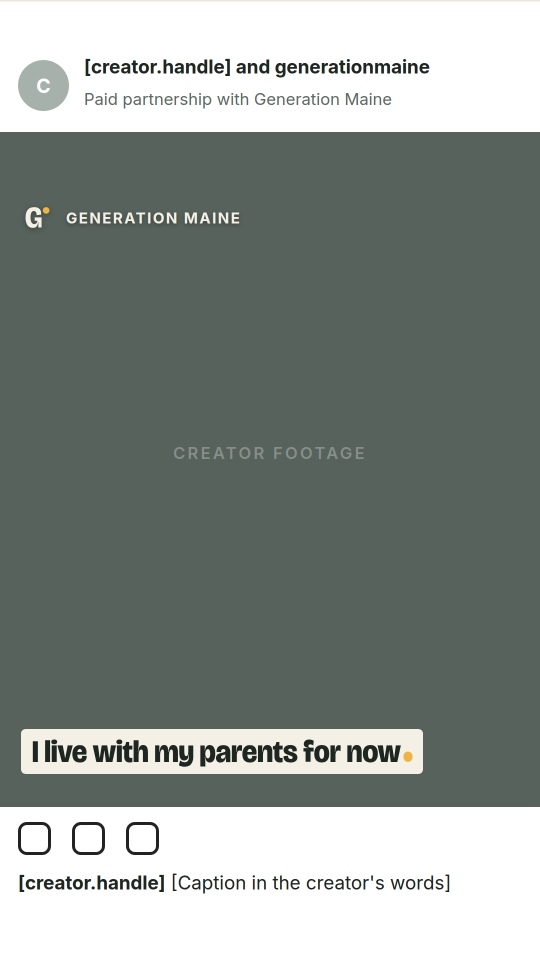
#> input picture brand/kit/mockups/a-collab.png, 1080 x 1923 px, given in place of q-first.png, which was not available (shown at 1/2 size)
$ python sheet_kit.py
#> lines starting #> are read from the running program, lines starting #| are printed output that depends on the picture; pictures that were not available may be replaced by others from this repository, and a replacement may not be noted
"""Before and after contact sheet for Signature round one (q-) and round two (s-).
Run after render_kit.mjs: python3 brand/src/sheet_kit.py"""
import os
from PIL import Image, ImageDraw
from gmlib import ROOT

M = os.path.join(ROOT, "brand", "kit", "mockups")
IDS = ["first", "lower", "end", "grid", "substack", "collab"]


def tile(name, h):
#> called with name = 'q-first', h = 640
    im = Image.open(os.path.join(M, name + ".png")).convert("RGB")
#> im is the input picture: PIL image 1080x1923 RGB; mean R, G, B 137.8, 145.8, 140.7
    return im.resize((round(im.width * h / im.height), h), Image.LANCZOS)
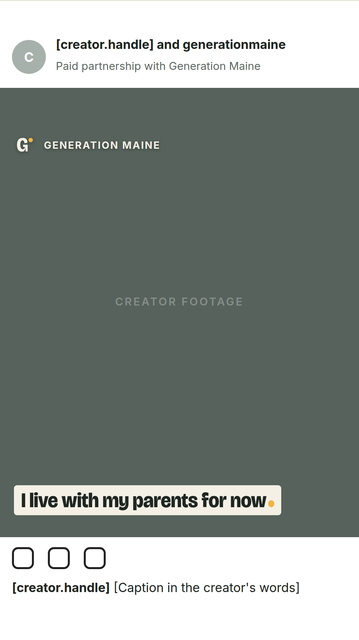
#> returned value: PIL image 359x640 RGB; mean R, G, B 137.6, 145.6, 140.5


def row(prefix, h=640):
    ts = [tile(prefix + i, h) for i in IDS]
#> call 2 of tile, with name = 'q-lower', h = 640
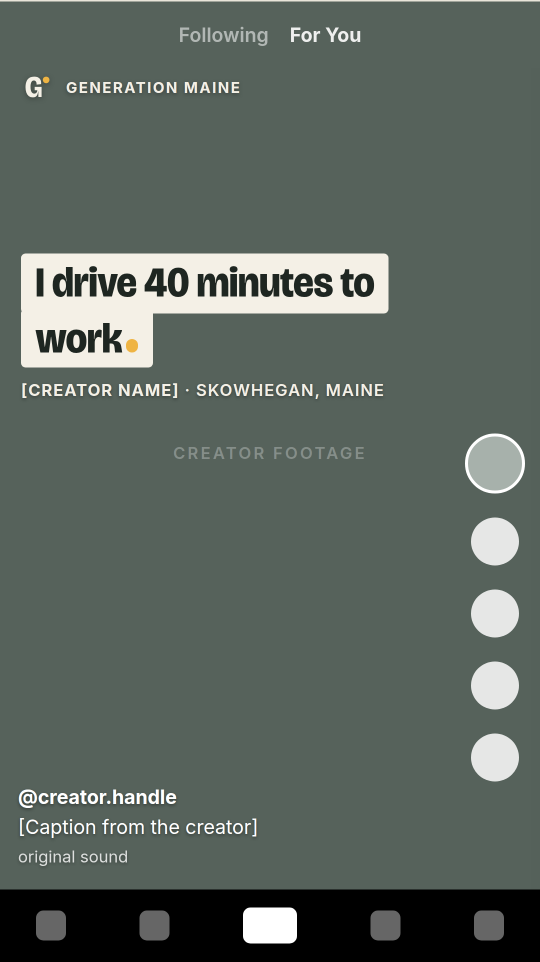
#> input picture brand/kit/mockups/a-first.png, 1080 x 1923 px, given in place of q-lower.png, which was not available (shown at 1/2 size)
#> in tile, im is the input picture: PIL image 1080x1923 RGB; mean R, G, B 91.9, 101.9, 95.4
#> in tile (call 2), `return im.resize((round(im.width * h / im.height), h), Image.LANCZOS)`:
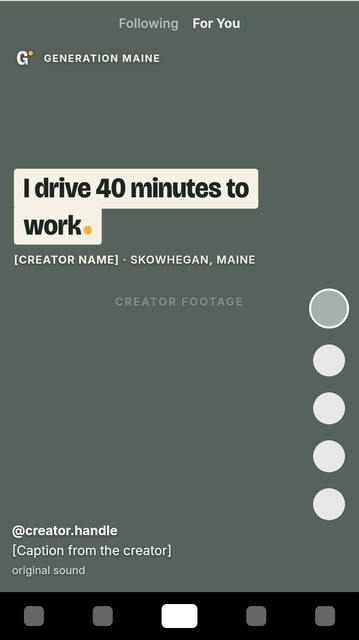
#> returned value: PIL image 359x640 RGB; mean R, G, B 91.9, 101.8, 95.4
    out = Image.new("RGB", (sum(t.width for t in ts) + 20 * (len(ts) - 1), h), "#E9E5DA")
    x = 0
    for t in ts:
        out.paste(t, (x, 0)); x += t.width + 20
    return out


#> (the run stopped early here; a loop or call above may not have finished)
